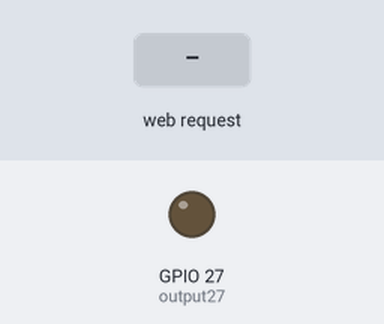
Simulated run of this sketch. Board: ESP32. On the bench: output pins drawn as LEDs (lit = HIGH). The test bench sets the inputs (shaded band). What the sketch prints to the serial monitor is not drawn.

Above: at 2.2 s.
2.3 s: HTTP request GET /on received
At 2.7 s:
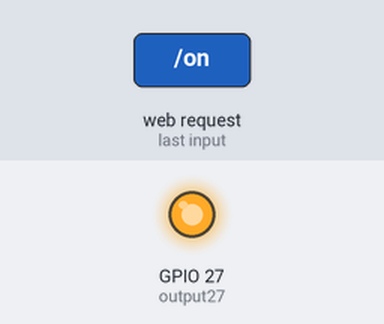
3.8 s: HTTP request GET / received
At 5.0 s:
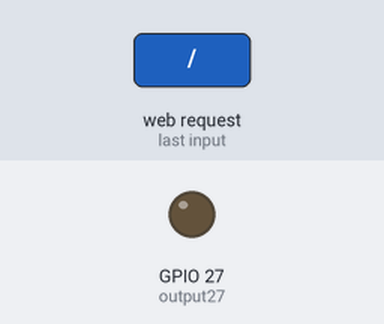
Timing chart, 0 to 6.8 s (numbered marks = the images above; inputs shaded):
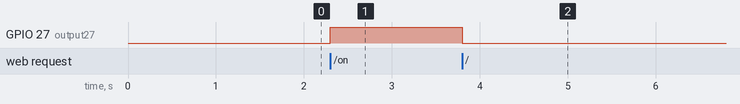

Measured:
- after the input at 2.3 s, GPIO 27 (output27): LOW → HIGH at once
- after the input at 3.8 s, GPIO 27 (output27): HIGH → LOW at once

The sketch:

Simple_AP.ino
```cpp
#include <WiFi.h>
#include <WiFiClient.h>
#include <WebServer.h>

WebServer server(80);

const char* ssid = "ESP32-Access-Point";
const char* password = "1234";

const int output27 = 27;

void handleRoot() {
  pinMode(output27, OUTPUT);
  digitalWrite(output27, LOW);
  String s;
  s = "<!DOCTYPE html>";
  s += "<html><head><meta name=\"viewport\" content=\"width=device-width, initial-scale=1\"></head><body>";
  s += "<h1>ESP32 - AP</h1>";
  s += "<h3>THE LED is OFF</h3>";
  s += "<p><a href=\"/on\"><button style=\"/font-family:century gothic;color:White;font-size:20px;background-color:rgb(200,200,200);\" class=\"button\">LED on</button></a></p>";
  s += "</body></html>";

 server.send(200, "text/html", s); //Send web page
}
void page_on(){
  pinMode(output27, OUTPUT);
  digitalWrite(output27, HIGH);
  String s;
  s = "<!DOCTYPE html>";
  s += "<html><head><meta name=\"viewport\" content=\"width=device-width, initial-scale=1\"></head><body>";
  s += "<h1>ESP32 - AP</h1>";
  s += "<h3>THE LED is ON</h3>";
  s += "<p><a href=\"/off\"><button style=\"/font-family:century gothic;color:White;font-size:20px;background-color:rgb(10,10,10);\" class=\"button\">LED off</button></a></p>";
  s += "</body></html>";

 server.send(200, "text/html", s); //Send web page
}
void page_off(){
  pinMode(output27, OUTPUT);
  digitalWrite(output27, LOW);
  String s;
  s = "<!DOCTYPE html>";
  s += "<html><head><meta name=\"viewport\" content=\"width=device-width, initial-scale=1\"></head><body>";
  s += "<h1>ESP32 - AP</h1>";
  s += "<h3>THE LED is OFF</h3>";
  s += "<p><a href=\"/on\"><button style=\"/font-family:century gothic;color:Black;font-size:20px;background-color:rgb(200,200,200);\" class=\"button\">LED on</button></a></p>";
  s += "</body></html>";

 server.send(200, "text/html", s); //Send web page
}
//===============================================================
// Setup
//===============================================================

void setup(void){
  delay(1000);
  Serial.begin(115200);
  WiFi.softAP(ssid, password);

  IPAddress miIP = WiFi.softAPIP();
  Serial.print("AP IP address: ");
  Serial.println(miIP); //probar 192.168.4.1
//----------------------------------------------------------------

  server.on("/", handleRoot);      //This is display page
  server.on("/on", page_on);
  server.on("/off", page_off);

  server.begin();                  //Start server
  Serial.println("HTTP server started");
}

//===============================================================
// This routine is executed when you open its IP in browser
//===============================================================
void loop(void){
  server.handleClient();
  delay(1);
}
```
